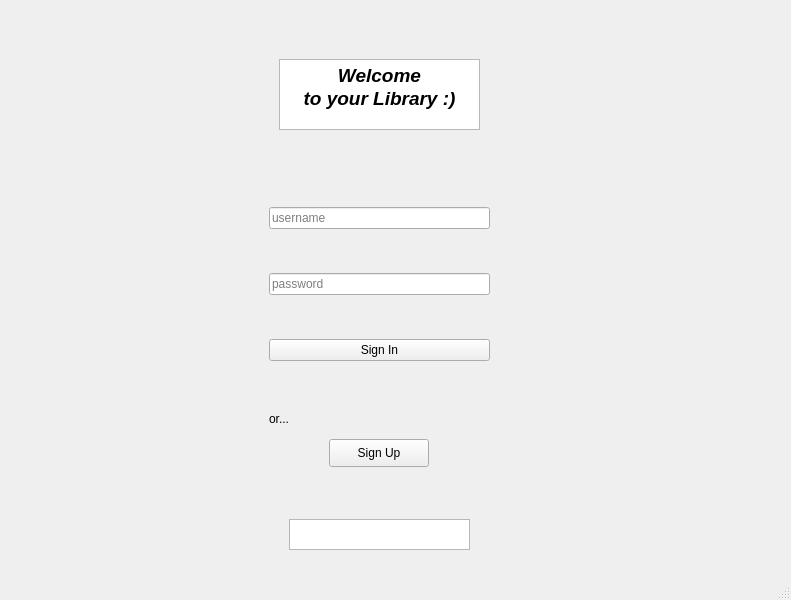
<?xml version="1.0" encoding="UTF-8"?>
<ui version="4.0">
 <class>MainWindow</class>
 <widget class="QMainWindow" name="MainWindow">
  <property name="enabled">
   <bool>true</bool>
  </property>
  <property name="geometry">
   <rect>
    <x>0</x>
    <y>0</y>
    <width>791</width>
    <height>600</height>
   </rect>
  </property>
  <property name="sizePolicy">
   <sizepolicy hsizetype="Preferred" vsizetype="Preferred">
    <horstretch>0</horstretch>
    <verstretch>0</verstretch>
   </sizepolicy>
  </property>
  <property name="windowTitle">
   <string>Library</string>
  </property>
  <property name="autoFillBackground">
   <bool>false</bool>
  </property>
  <widget class="QWidget" name="centralwidget">
   <property name="enabled">
    <bool>true</bool>
   </property>
   <layout class="QHBoxLayout" name="horizontalLayout">
    <item>
     <widget class="QStackedWidget" name="Pages">
      <property name="enabled">
       <bool>true</bool>
      </property>
      <property name="sizePolicy">
       <sizepolicy hsizetype="MinimumExpanding" vsizetype="MinimumExpanding">
        <horstretch>56</horstretch>
        <verstretch>0</verstretch>
       </sizepolicy>
      </property>
      <property name="currentIndex">
       <number>0</number>
      </property>
      <widget class="QWidget" name="signin_page">
       <widget class="QTextBrowser" name="textBrowser">
        <property name="geometry">
         <rect>
          <x>270</x>
          <y>50</y>
          <width>201</width>
          <height>71</height>
         </rect>
        </property>
        <property name="html">
         <string>&lt;!DOCTYPE HTML PUBLIC &quot;-//W3C//DTD HTML 4.0//EN&quot; &quot;http://www.w3.org/TR/REC-html40/strict.dtd&quot;&gt;
&lt;html&gt;&lt;head&gt;&lt;meta name=&quot;qrichtext&quot; content=&quot;1&quot; /&gt;&lt;style type=&quot;text/css&quot;&gt;
p, li { white-space: pre-wrap; }
&lt;/style&gt;&lt;/head&gt;&lt;body style=&quot; font-family:'Ubuntu'; font-size:11pt; font-weight:400; font-style:normal;&quot;&gt;
&lt;p align=&quot;center&quot; style=&quot; margin-top:0px; margin-bottom:0px; margin-left:0px; margin-right:0px; -qt-block-indent:0; text-indent:0px;&quot;&gt;&lt;span style=&quot; font-size:14pt; font-weight:600; font-style:italic;&quot;&gt;Welcome&lt;/span&gt;&lt;/p&gt;
&lt;p align=&quot;center&quot; style=&quot; margin-top:0px; margin-bottom:0px; margin-left:0px; margin-right:0px; -qt-block-indent:0; text-indent:0px;&quot;&gt;&lt;span style=&quot; font-size:14pt; font-weight:600; font-style:italic;&quot;&gt;to your Library :)&lt;/span&gt;&lt;/p&gt;&lt;/body&gt;&lt;/html&gt;</string>
        </property>
       </widget>
       <widget class="QWidget" name="layoutWidget">
        <property name="geometry">
         <rect>
          <x>260</x>
          <y>160</y>
          <width>221</width>
          <height>231</height>
         </rect>
        </property>
        <layout class="QVBoxLayout" name="verticalLayout_4">
         <item>
          <widget class="QLineEdit" name="lineEdit_user">
           <property name="placeholderText">
            <string>username</string>
           </property>
          </widget>
         </item>
         <item>
          <widget class="QLineEdit" name="lineEdit_pass_2">
           <property name="placeholderText">
            <string>password</string>
           </property>
          </widget>
         </item>
         <item>
          <widget class="QPushButton" name="pushButton">
           <property name="text">
            <string>Sign In</string>
           </property>
          </widget>
         </item>
        </layout>
       </widget>
       <widget class="QLabel" name="label_2">
        <property name="geometry">
         <rect>
          <x>260</x>
          <y>400</y>
          <width>31</width>
          <height>20</height>
         </rect>
        </property>
        <property name="text">
         <string>or...</string>
        </property>
       </widget>
       <widget class="QPushButton" name="pushButton_signup">
        <property name="geometry">
         <rect>
          <x>320</x>
          <y>430</y>
          <width>100</width>
          <height>28</height>
         </rect>
        </property>
        <property name="text">
         <string>Sign Up</string>
        </property>
       </widget>
       <widget class="QTextBrowser" name="db_status">
        <property name="geometry">
         <rect>
          <x>280</x>
          <y>510</y>
          <width>181</width>
          <height>31</height>
         </rect>
        </property>
       </widget>
      </widget>
      <widget class="QWidget" name="books_page">
       <widget class="QListWidget" name="list_books">
        <property name="geometry">
         <rect>
          <x>10</x>
          <y>10</y>
          <width>751</width>
          <height>461</height>
         </rect>
        </property>
       </widget>
       <widget class="QCommandLinkButton" name="commandLinkButton_3">
        <property name="geometry">
         <rect>
          <x>0</x>
          <y>480</y>
          <width>121</width>
          <height>31</height>
         </rect>
        </property>
        <property name="text">
         <string>Log out</string>
        </property>
       </widget>
      </widget>
      <widget class="QWidget" name="book_admin">
       <widget class="QListWidget" name="admin_List">
        <property name="geometry">
         <rect>
          <x>190</x>
          <y>50</y>
          <width>581</width>
          <height>421</height>
         </rect>
        </property>
       </widget>
       <widget class="QCommandLinkButton" name="commandLinkButton_4">
        <property name="geometry">
         <rect>
          <x>0</x>
          <y>0</y>
          <width>111</width>
          <height>41</height>
         </rect>
        </property>
        <property name="text">
         <string>Go Back</string>
        </property>
       </widget>
       <widget class="QPushButton" name="add_bookButton">
        <property name="geometry">
         <rect>
          <x>60</x>
          <y>280</y>
          <width>71</width>
          <height>28</height>
         </rect>
        </property>
        <property name="text">
         <string>Add</string>
        </property>
       </widget>
       <widget class="QWidget" name="layoutWidget_2">
        <property name="geometry">
         <rect>
          <x>20</x>
          <y>100</y>
          <width>161</width>
          <height>166</height>
         </rect>
        </property>
        <layout class="QVBoxLayout" name="verticalLayout_3">
         <item>
          <widget class="QLineEdit" name="title_Edit">
           <property name="placeholderText">
            <string>title</string>
           </property>
          </widget>
         </item>
         <item>
          <widget class="QLineEdit" name="authorEdit">
           <property name="placeholderText">
            <string>author</string>
           </property>
          </widget>
         </item>
         <item>
          <widget class="QLineEdit" name="aboutEdit">
           <property name="placeholderText">
            <string>about</string>
           </property>
          </widget>
         </item>
         <item>
          <widget class="QLineEdit" name="picdirEdit">
           <property name="placeholderText">
            <string>picture directory</string>
           </property>
          </widget>
         </item>
        </layout>
       </widget>
       <widget class="QPushButton" name="refresh_book">
        <property name="geometry">
         <rect>
          <x>660</x>
          <y>480</y>
          <width>100</width>
          <height>28</height>
         </rect>
        </property>
        <property name="text">
         <string>Refresh</string>
        </property>
       </widget>
      </widget>
      <widget class="QWidget" name="admin_page">
       <widget class="QLabel" name="label">
        <property name="geometry">
         <rect>
          <x>240</x>
          <y>70</y>
          <width>261</width>
          <height>61</height>
         </rect>
        </property>
        <property name="font">
         <font>
          <family>Ubuntu Mono</family>
          <pointsize>13</pointsize>
         </font>
        </property>
        <property name="text">
         <string>Welcome to the admin menu</string>
        </property>
       </widget>
       <widget class="QLabel" name="users_icon">
        <property name="geometry">
         <rect>
          <x>130</x>
          <y>200</y>
          <width>161</width>
          <height>151</height>
         </rect>
        </property>
        <property name="text">
         <string notr="true"/>
        </property>
        <property name="pixmap">
         <pixmap>group+people+team+users+icon-1320196240876938595_256.png</pixmap>
        </property>
        <property name="scaledContents">
         <bool>true</bool>
        </property>
       </widget>
       <widget class="QLabel" name="books_icon">
        <property name="geometry">
         <rect>
          <x>420</x>
          <y>200</y>
          <width>151</width>
          <height>151</height>
         </rect>
        </property>
        <property name="text">
         <string/>
        </property>
        <property name="pixmap">
         <pixmap>icon-book.jpg</pixmap>
        </property>
        <property name="scaledContents">
         <bool>true</bool>
        </property>
       </widget>
       <widget class="QPushButton" name="pushButton_users">
        <property name="geometry">
         <rect>
          <x>140</x>
          <y>390</y>
          <width>151</width>
          <height>28</height>
         </rect>
        </property>
        <property name="text">
         <string>User Managment</string>
        </property>
       </widget>
       <widget class="QPushButton" name="pushButton_books">
        <property name="geometry">
         <rect>
          <x>420</x>
          <y>390</y>
          <width>161</width>
          <height>28</height>
         </rect>
        </property>
        <property name="text">
         <string>Book Managment</string>
        </property>
       </widget>
       <widget class="QCommandLinkButton" name="commandLinkButton_5">
        <property name="geometry">
         <rect>
          <x>0</x>
          <y>470</y>
          <width>111</width>
          <height>31</height>
         </rect>
        </property>
        <property name="text">
         <string>Log out</string>
        </property>
       </widget>
      </widget>
      <widget class="QWidget" name="users_managment">
       <widget class="QPushButton" name="add_userButton">
        <property name="geometry">
         <rect>
          <x>20</x>
          <y>260</y>
          <width>71</width>
          <height>28</height>
         </rect>
        </property>
        <property name="text">
         <string>Add</string>
        </property>
       </widget>
       <widget class="QPushButton" name="delete_userButton">
        <property name="geometry">
         <rect>
          <x>130</x>
          <y>260</y>
          <width>71</width>
          <height>28</height>
         </rect>
        </property>
        <property name="text">
         <string>Delete</string>
        </property>
       </widget>
       <widget class="QPushButton" name="update_userButton">
        <property name="geometry">
         <rect>
          <x>160</x>
          <y>300</y>
          <width>71</width>
          <height>28</height>
         </rect>
        </property>
        <property name="text">
         <string>Update</string>
        </property>
       </widget>
       <widget class="QCommandLinkButton" name="commandLinkButton">
        <property name="geometry">
         <rect>
          <x>10</x>
          <y>10</y>
          <width>196</width>
          <height>41</height>
         </rect>
        </property>
        <property name="text">
         <string>Go Back</string>
        </property>
       </widget>
       <widget class="QTableView" name="dbtableView">
        <property name="geometry">
         <rect>
          <x>250</x>
          <y>50</y>
          <width>473</width>
          <height>381</height>
         </rect>
        </property>
       </widget>
       <widget class="QWidget" name="layoutWidget">
        <property name="geometry">
         <rect>
          <x>30</x>
          <y>60</y>
          <width>181</width>
          <height>166</height>
         </rect>
        </property>
        <layout class="QVBoxLayout" name="verticalLayout">
         <item>
          <widget class="QLineEdit" name="man_stu_noEdit">
           <property name="placeholderText">
            <string>student number</string>
           </property>
          </widget>
         </item>
         <item>
          <widget class="QLineEdit" name="man_usernameEdit">
           <property name="placeholderText">
            <string>username(for delete)</string>
           </property>
          </widget>
         </item>
         <item>
          <widget class="QLineEdit" name="man_passwordEdit">
           <property name="placeholderText">
            <string>password</string>
           </property>
          </widget>
         </item>
         <item>
          <widget class="QLineEdit" name="man_is_adminEdit">
           <property name="placeholderText">
            <string>is_admin</string>
           </property>
          </widget>
         </item>
        </layout>
       </widget>
       <widget class="QLineEdit" name="rowidlineEdit">
        <property name="geometry">
         <rect>
          <x>8</x>
          <y>300</y>
          <width>151</width>
          <height>28</height>
         </rect>
        </property>
        <property name="placeholderText">
         <string>rowid(for update)</string>
        </property>
       </widget>
      </widget>
      <widget class="QWidget" name="signup_page">
       <widget class="QLabel" name="label_3">
        <property name="geometry">
         <rect>
          <x>280</x>
          <y>50</y>
          <width>201</width>
          <height>41</height>
         </rect>
        </property>
        <property name="text">
         <string>Please Fill Out This From:</string>
        </property>
       </widget>
       <widget class="QCommandLinkButton" name="commandLinkButton_2">
        <property name="geometry">
         <rect>
          <x>20</x>
          <y>10</y>
          <width>196</width>
          <height>41</height>
         </rect>
        </property>
        <property name="text">
         <string>Go Back</string>
        </property>
       </widget>
       <widget class="QWidget" name="layoutWidget">
        <property name="geometry">
         <rect>
          <x>270</x>
          <y>110</y>
          <width>221</width>
          <height>321</height>
         </rect>
        </property>
        <layout class="QVBoxLayout" name="verticalLayout_2">
         <item>
          <widget class="QLineEdit" name="sign_up_stuno">
           <property name="placeholderText">
            <string>Student number</string>
           </property>
          </widget>
         </item>
         <item>
          <widget class="QLineEdit" name="sign_up_username">
           <property name="placeholderText">
            <string>Username</string>
           </property>
          </widget>
         </item>
         <item>
          <widget class="QLineEdit" name="sign_up_pass">
           <property name="placeholderText">
            <string>Password</string>
           </property>
          </widget>
         </item>
         <item>
          <widget class="QLineEdit" name="sign_u_confirm">
           <property name="placeholderText">
            <string>Confrim Password</string>
           </property>
          </widget>
         </item>
         <item>
          <widget class="QPushButton" name="signUPButton">
           <property name="text">
            <string>Sign Up</string>
           </property>
          </widget>
         </item>
        </layout>
       </widget>
      </widget>
     </widget>
    </item>
   </layout>
  </widget>
  <widget class="QStatusBar" name="statusbar"/>
 </widget>
 <resources/>
 <connections/>
</ui>
